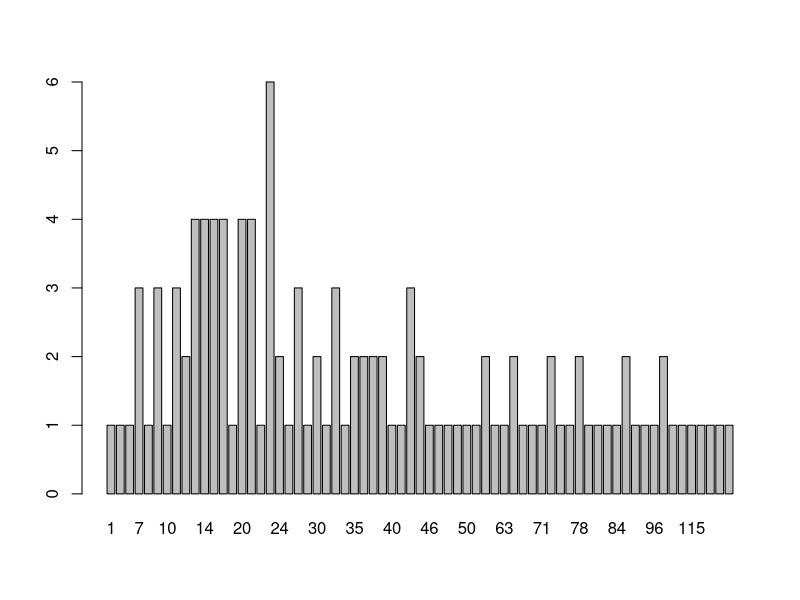
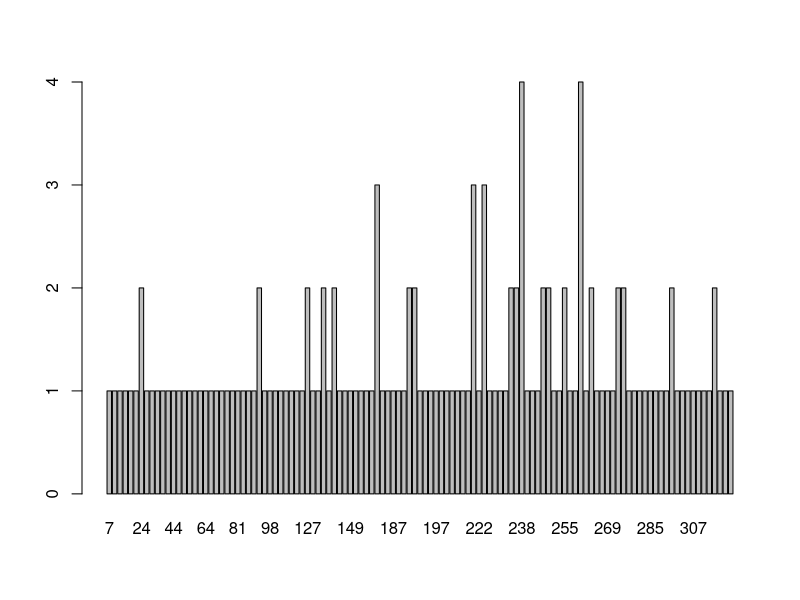

These charts were generated, in order, by the following R code:
str(Titanic)
apply(Titanic,1,sum)
head(Titanic)
tail(Titanic)
head(airquality)
is.na(Titanic)
barplot(table(airquality$Ozone))
barplot(table(airquality$Solar.R))
summary(airquality)